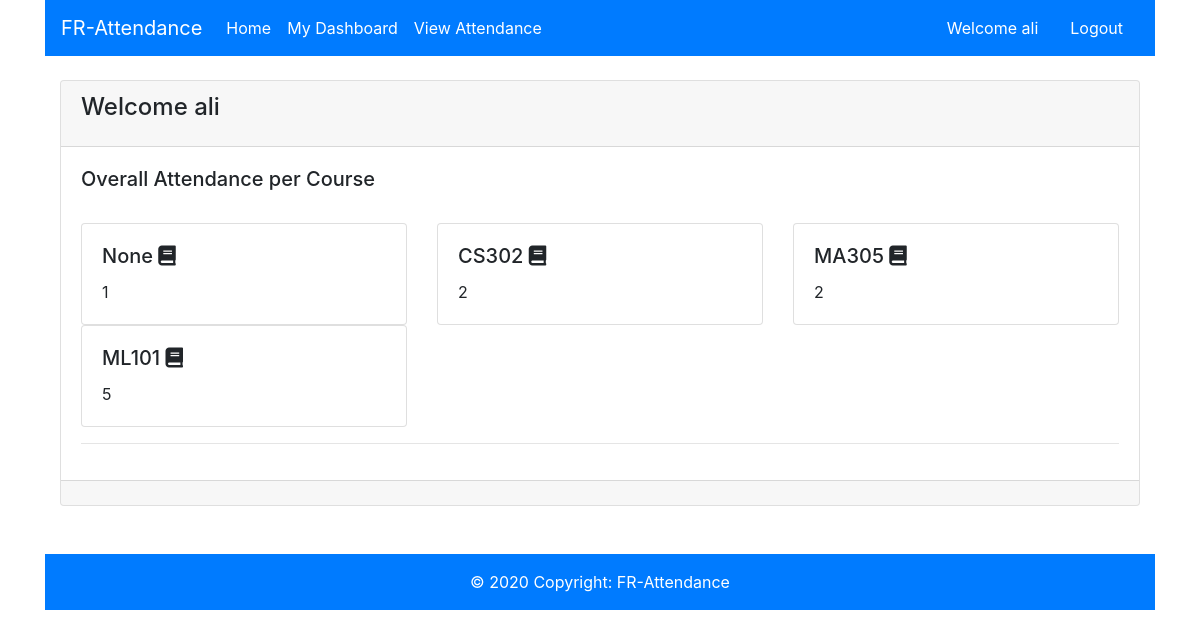
/student (signed in), run on the app's committed database.
### models.py (models this page shows)
class Attendance(db.Model):
    __tablename__ = 'Attendance'
    __table_args__ = {'extend_existing': True}
    att_id = db.Column(db.Integer, primary_key=True)
    rollno = db.Column(db.Integer)
    course = db.Column(db.String(80))
    lecture_no = db.Column(db.Integer)
    marked_by = db.Column(db.String(80))
    marked_date = db.Column(db.Date)
    marked_time = db.Column(db.Time)

### app.py (the view)
@app.route('/student')
@is_student_logged_in
def student():
    courses = Attendance.query.filter_by(rollno=session['roll_no']).with_entities(
        Attendance.course).distinct().order_by(Attendance.course).all()
    lectures_count = []
    for course in courses:
        lec_count = Attendance.query.filter_by(
            rollno=session['roll_no'], course=course[0]).count()
        lectures_count.append(lec_count)
    app.logger.info(lectures_count)
    return render_template('dashboard_student.html', courses=courses, lectures_count=lectures_count)

### app.py (called while the page is built)
def is_student_logged_in(f):
    @wraps(f)
    def wrap(*args, **kwargs):
        if 'std_logged_in' in session:
            return f(*args, **kwargs)
        else:
            flash('Unauthorized, Please login!', 'danger')
            return redirect(url_for('login_student'))
    return wrap

### templates/dashboard_student.html
{% extends 'layout.html' %}
{% block body %}
          <div class="col-md-12">
            <div class="card">
              <div class="card-header">
                <h4 class="card-title">Welcome {{ session.uname }}</h4>
              </div>
              <div class="card-body">
                <h5>Overall Attendance per Course</h5>
                <br>
                <div class="row">
                  {% for course in courses %}
                  <div class="col-sm-4">
                    <div class="card">
                      <div class="card-body">
                        <h5 class="card-title">{{ course[0] }} <i class="fa fa-book" aria-hidden="true"></i></h5>
                        <p class="card-text">{{ lectures_count[loop.index-1] }}</p>
                      </div>
                    </div>
                  </div>
                  {% endfor %}
                </div>
                <hr>
              </div>
              <div class="card-footer text-muted">
              </div>
            </div>
          </div>
{% endblock %}

### data on the page
Attendance: course "CS302", lecture_no "2"
Attendance: course "ML101", lecture_no "5"

### other printed values
{{ session.uname }} "ali"
{{ course[0] }} "None" "MA305"
{{ lectures_count[loop.index-1] }} "1" "2"
